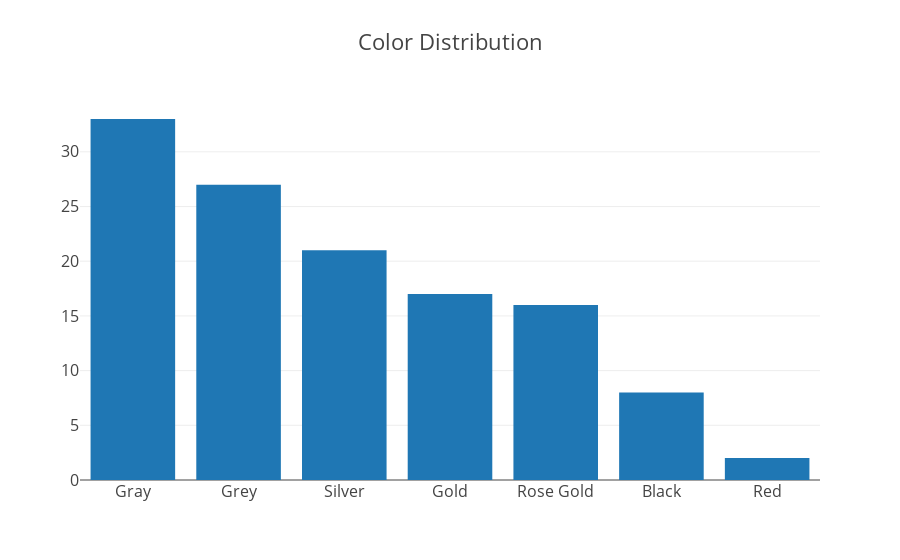

Notebook code cell kept with this figure:
### Code cell
data_color = [go.Bar(
            x=list(colors.index),
            y=list(colors)
    )]

iplot({'data':data_color, 'layout':{'title': 'Color Distribution',
                          'font': dict(size=16)}}, filename='basic-bar')

### Figure 1 — Plotly figure (JSON) as saved in the notebook; plotly's stock layout.template omitted (floating-point values rounded to 4 significant figures)
{"data": [{"type": "bar", "uid": "1947dea6-c6cd-11e8-9736-6a000073fc60", "x": ["Gray", "Grey", "Silver", "Gold", "Rose Gold", "Black", "Red"], "y": [33, 27, 21, 17, 16, 8, 2]}], "layout": {"font": {"size": 16}, "title": "Color Distribution"}}
